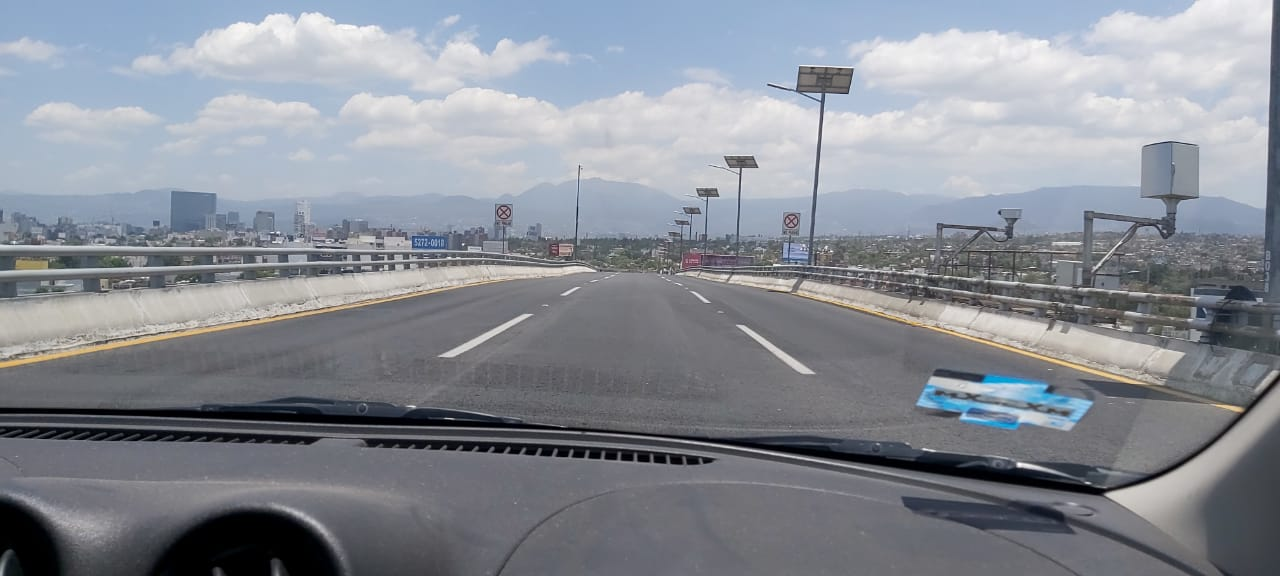
#> input picture open/corp/uno.jpeg, 1280 x 576 px, found by its file name
$ python areas.py
#> lines starting #> are read from the running program, lines starting #| are printed output that depends on the picture; after the words box and inside, x2 and y2 are one past the last pixel; in counts of white or black regions, pixels touching at a corner belong together
import numpy as np
import cv2

src = cv2.imread('uno.jpeg')
#> src is the input picture: shape (576, 1280, 3); mean B, G, R 149.4, 140.8, 136.2

gray = cv2.cvtColor(src, cv2.COLOR_BGR2GRAY)
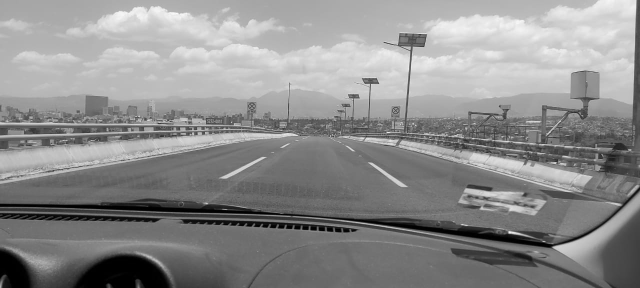
#> gray: shape (576, 1280) (shown at 1/2 size); min 0, max 255, mean 140.4
gray = cv2.GaussianBlur(gray, (7, 7), 3)
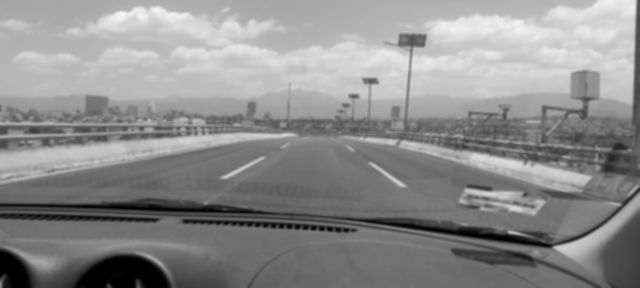
#> gray: shape (576, 1280) (shown at 1/2 size); min 0, max 244, mean 140.4

t, dst = cv2.threshold(gray, 0, 255, cv2.THRESH_BINARY | cv2.THRESH_TRIANGLE)
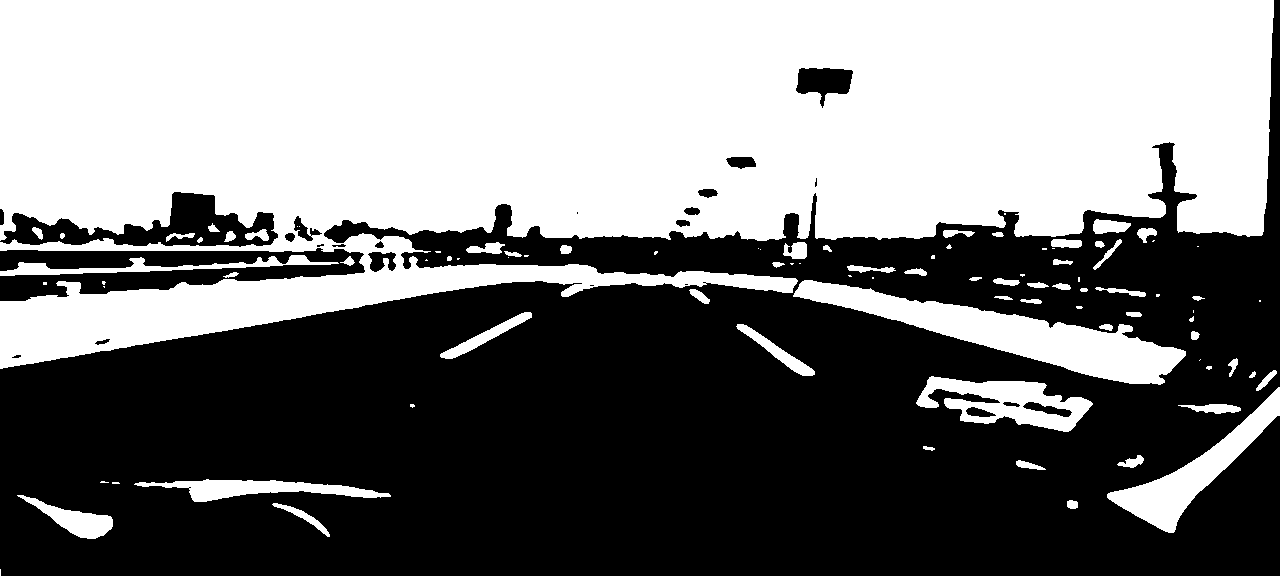
#> dst: shape (576, 1280); 48.2% white; 94 white regions (36 under 20 px)
#> t = 133

contours, _ = cv2.findContours(dst, cv2.RETR_TREE, cv2.CHAIN_APPROX_SIMPLE)
#> contours = 117 contours, 47 with area under 20; largest, box (x1, y1, x2, y2) and area: (0, 0, 1274, 369) 317254, (793, 280, 1186, 385) 12545, (1107, 387, 1280, 533) 5656, (916, 376, 1093, 432) 5088, (134, 479, 391, 502) 2422

for c in contours:
    area = cv2.contourArea(c)
    if area > 1000 and area < 10000:
        cv2.drawContours(src, [c], 0, (0, 255, 0), 2, cv2.LINE_AA)
#> this loop made 117 passes
#> area on passes 2, 3, 4, 7, 9, 10, 11, 12: 313, 69, 1425.5, 2421.5, 119.5, 148.5, 24.5, 315
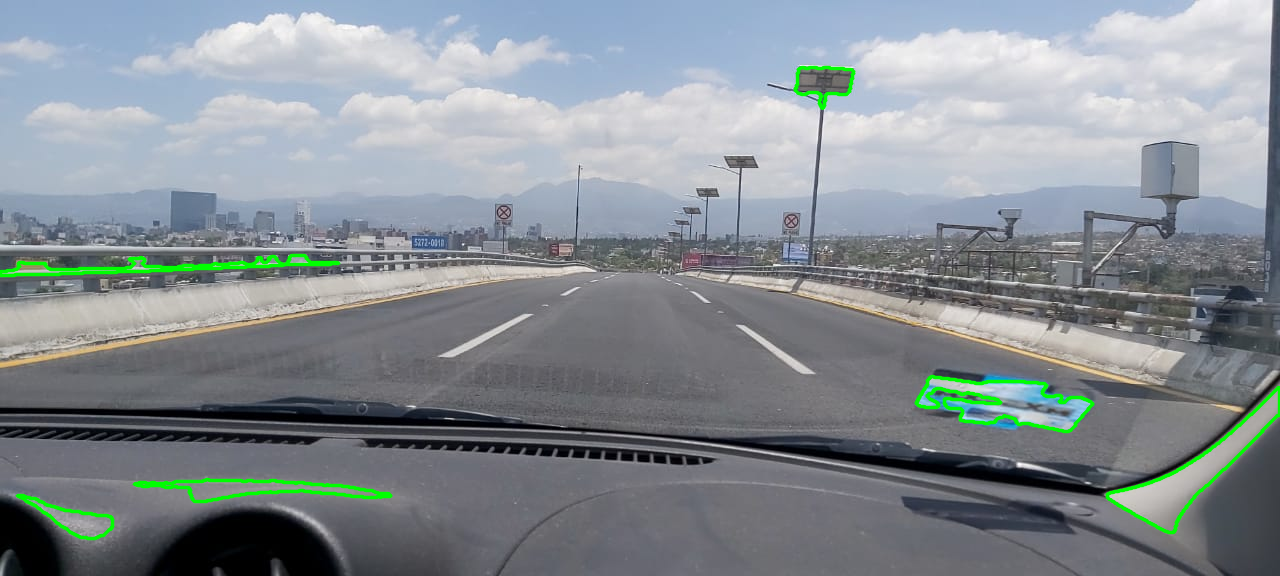
#> src: shape (576, 1280, 3); 1.72% of pixels changed, all inside (x1, y1, x2, y2) = (0, 65, 1280, 541)

cv2.imshow('contornos', src)
cv2.imshow('umbral', dst)

cv2.waitKey(0)

$ run again, with open/corp/cinco.jpeg copied over open/corp/uno.jpeg
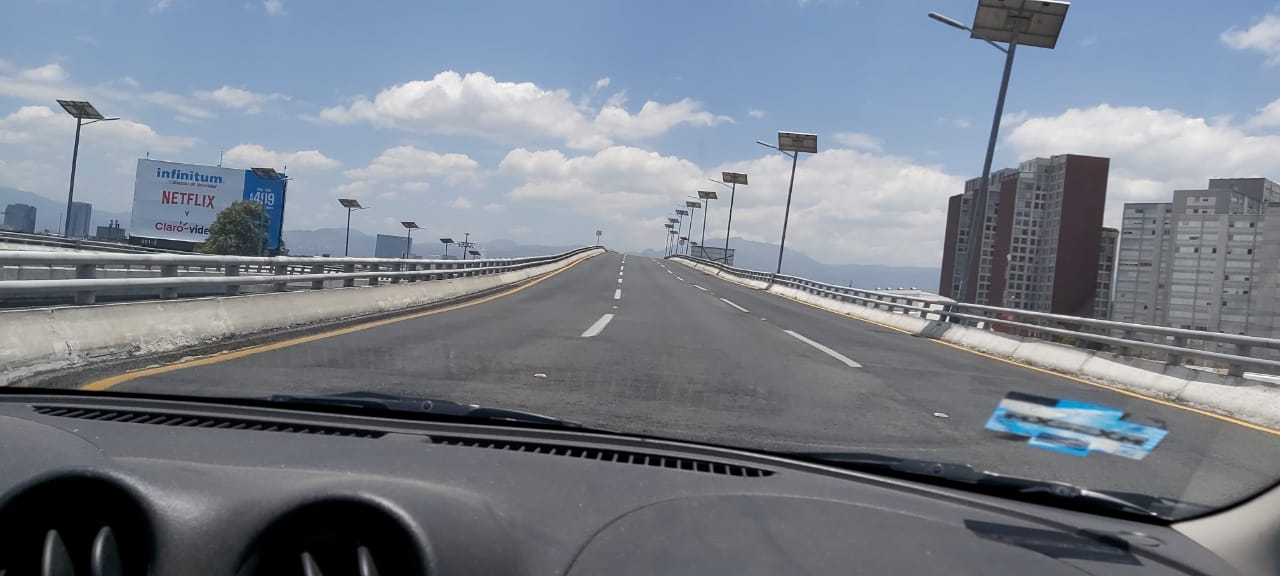
#> input picture open/corp/cinco.jpeg, 1280 x 576 px, found by its file name
#> src is the input picture: shape (576, 1280, 3); mean B, G, R 139.6, 128.5, 121.5
#> `t, dst = cv2.threshold(gray, 0, 255, cv2.THRESH_BINARY | cv2.THRESH_TR..`:
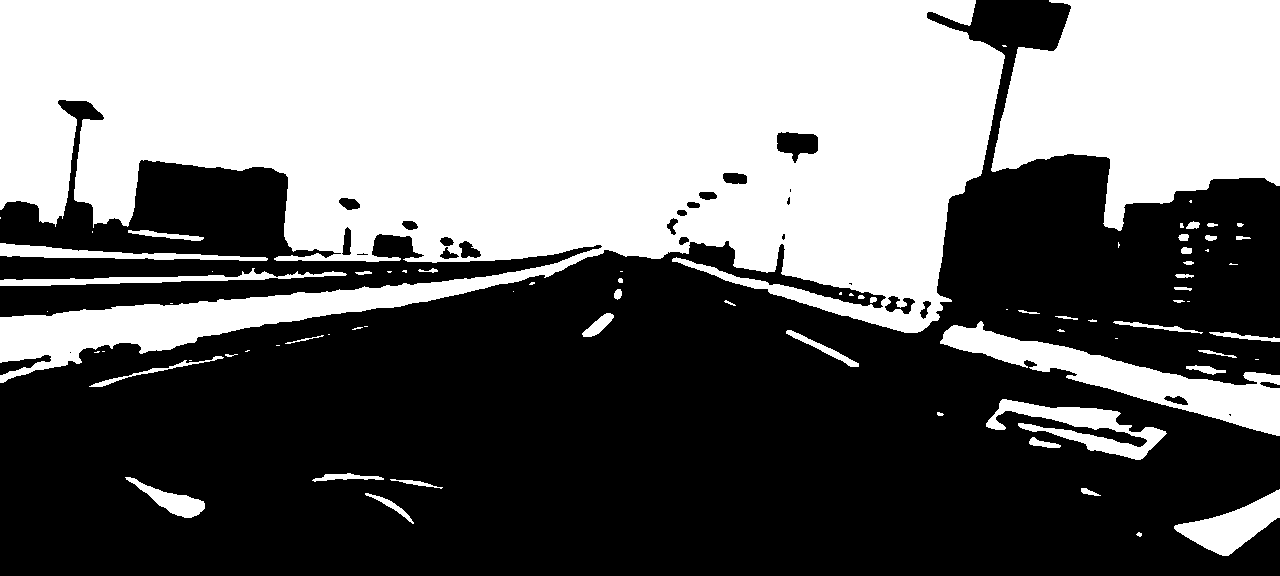
#> dst: shape (576, 1280); 44.3% white; 77 white regions (32 under 20 px)
#> t = 140
#> contours = 100 contours, 45 with area under 20; largest, box (x1, y1, x2, y2) and area: (0, 0, 1005, 383) 252760, (991, 0, 1280, 231) 46480, (940, 321, 1280, 436) 10516, (986, 399, 1167, 460) 3496, (1174, 489, 1280, 556) 3022
#> the loop `for c in contours:` made 100 passes
#> area on passes 2, 3, 4, 5, 6, 7, 8, 10: 206, 3022, 57.5, 95, 1024, 236, 142, 3496.5
#> after the loop `for c in contours:`:
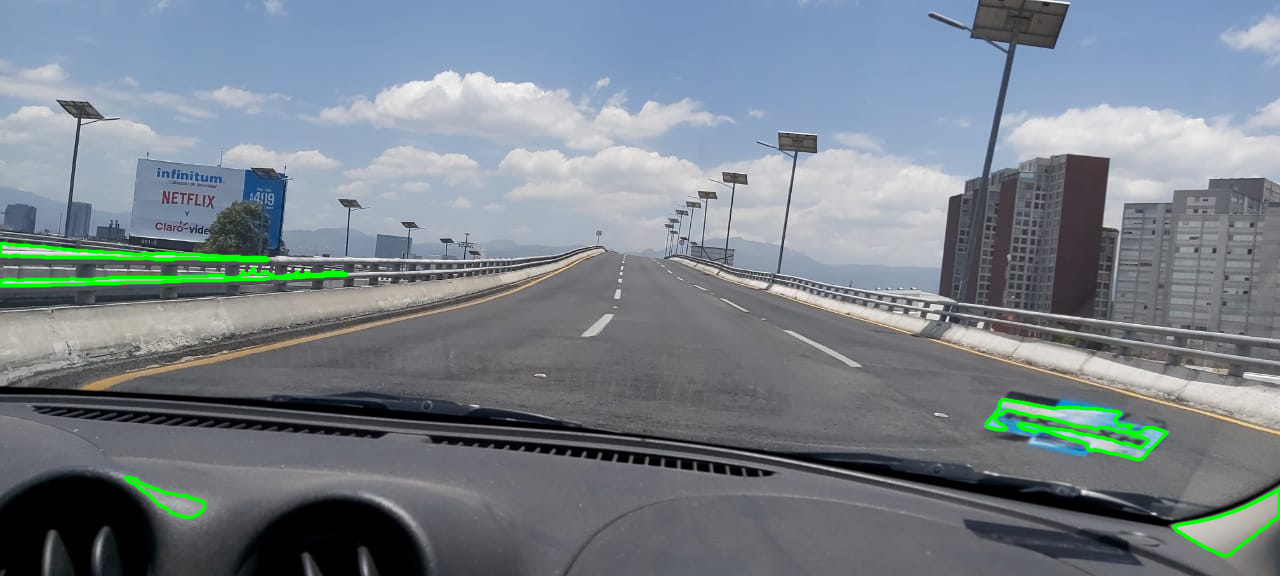
#> src: shape (576, 1280, 3); 1.56% of pixels changed, all inside (x1, y1, x2, y2) = (0, 241, 1280, 558)

$ run again, with open/corp/cuatro.jpeg copied over open/corp/uno.jpeg
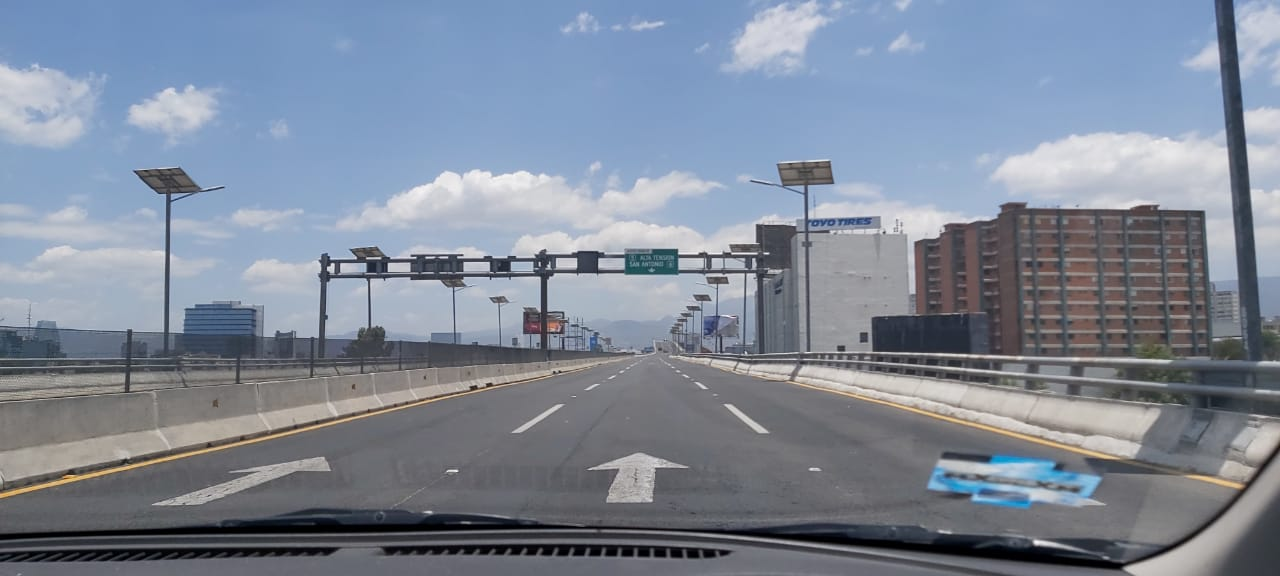
#> input picture open/corp/cuatro.jpeg, 1280 x 576 px, found by its file name
#> src is the input picture: shape (576, 1280, 3); mean B, G, R 152.6, 137, 127.3
#> `t, dst = cv2.threshold(gray, 0, 255, cv2.THRESH_BINARY | cv2.THRESH_TR..`:
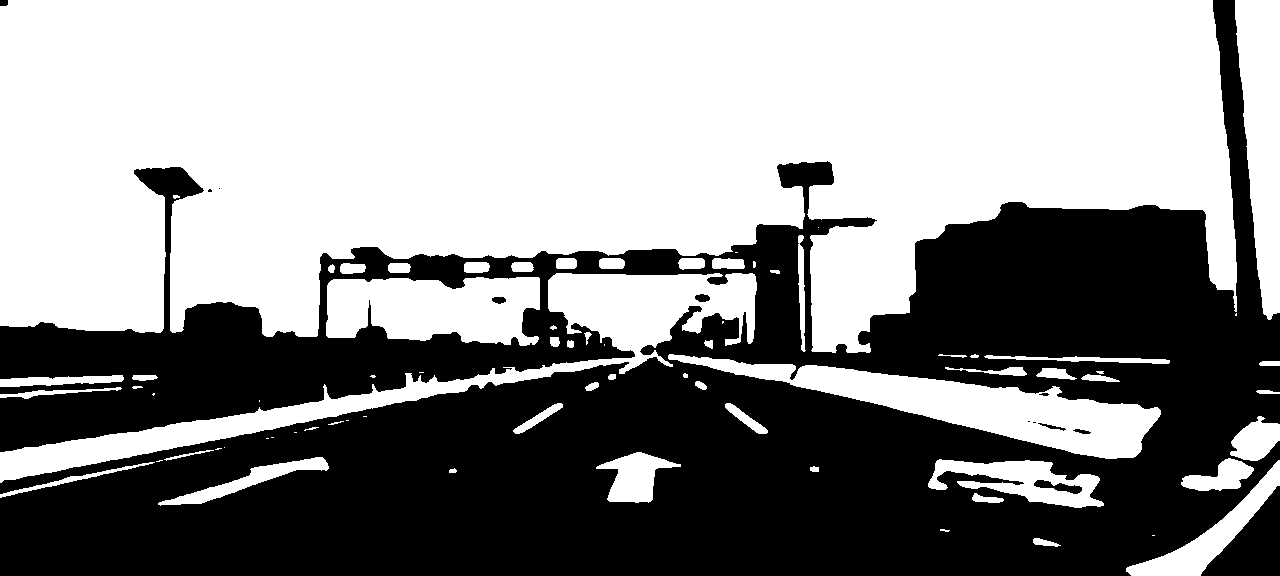
#> dst: shape (576, 1280); 55.7% white; 13 black regions (4 under 20 px)
#> t = 136
#> contours = 85 contours, 32 with area under 20; largest, box (x1, y1, x2, y2) and area: (0, 0, 1237, 353) 322916, (0, 273, 757, 483) 22592, (668, 354, 1161, 459) 15936, (326, 277, 540, 346) 11580, (1235, 0, 1280, 320) 9805
#> the loop `for c in contours:` made 85 passes
#> area on passes 1, 4, 5, 6, 7, 8, 10, 11: 107.5, 148.5, 20.5, 32.5, 421.5, 3804, 4204, 361
#> after the loop `for c in contours:`:
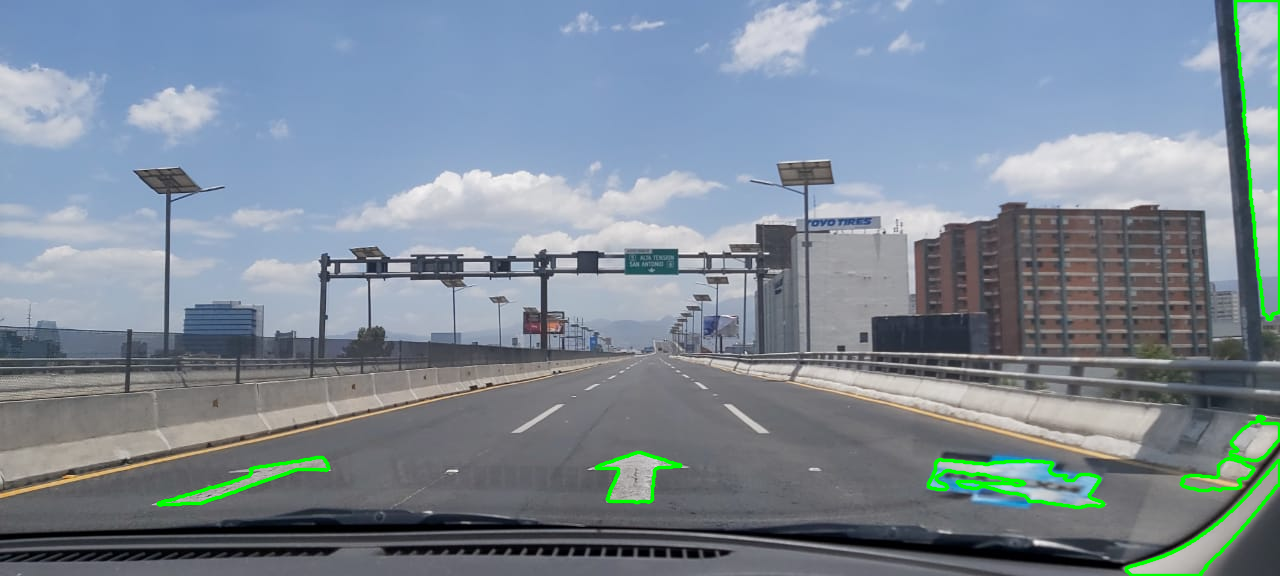
#> src: shape (576, 1280, 3); 1.64% of pixels changed, all inside (x1, y1, x2, y2) = (156, 0, 1280, 576)
